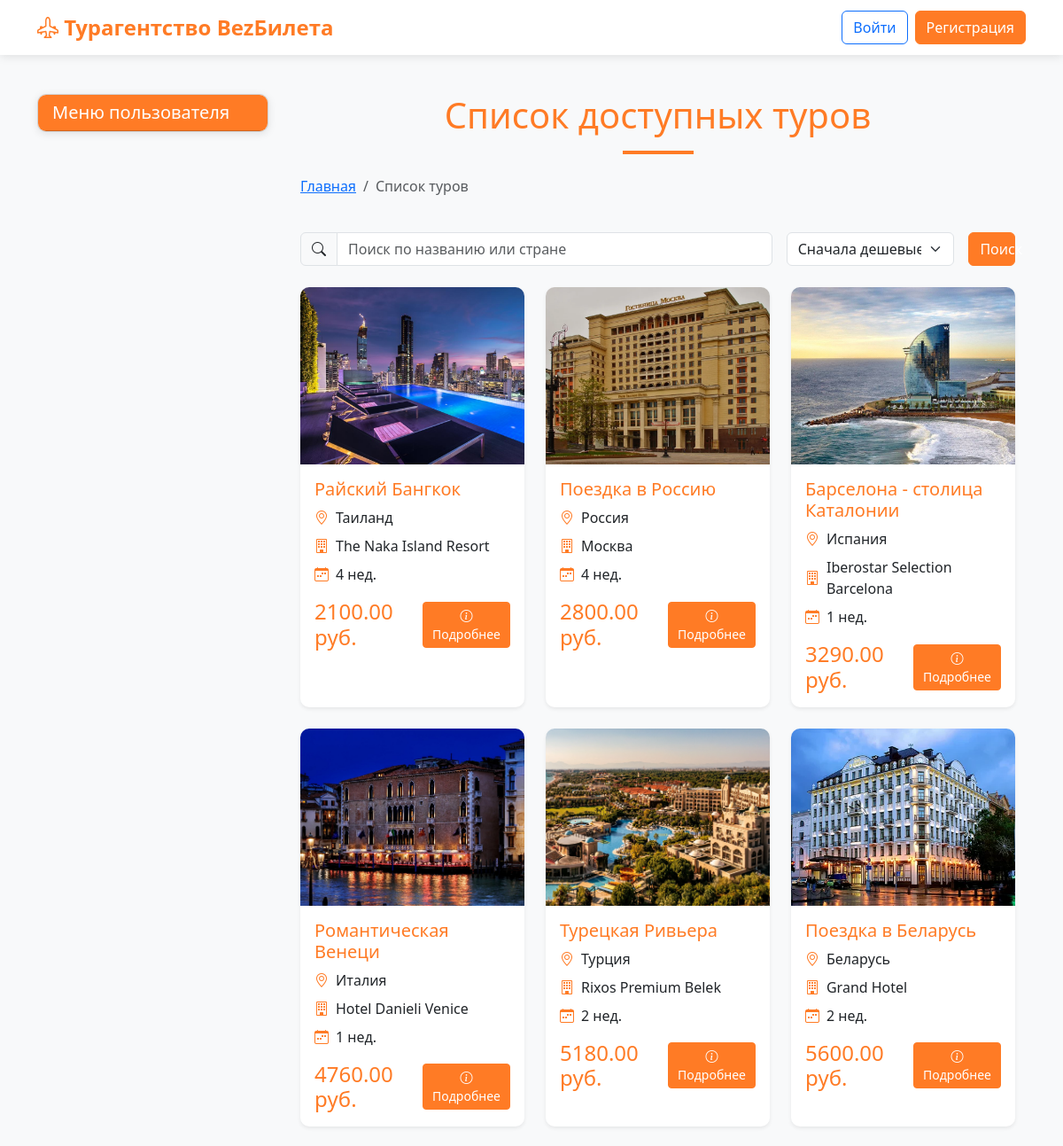
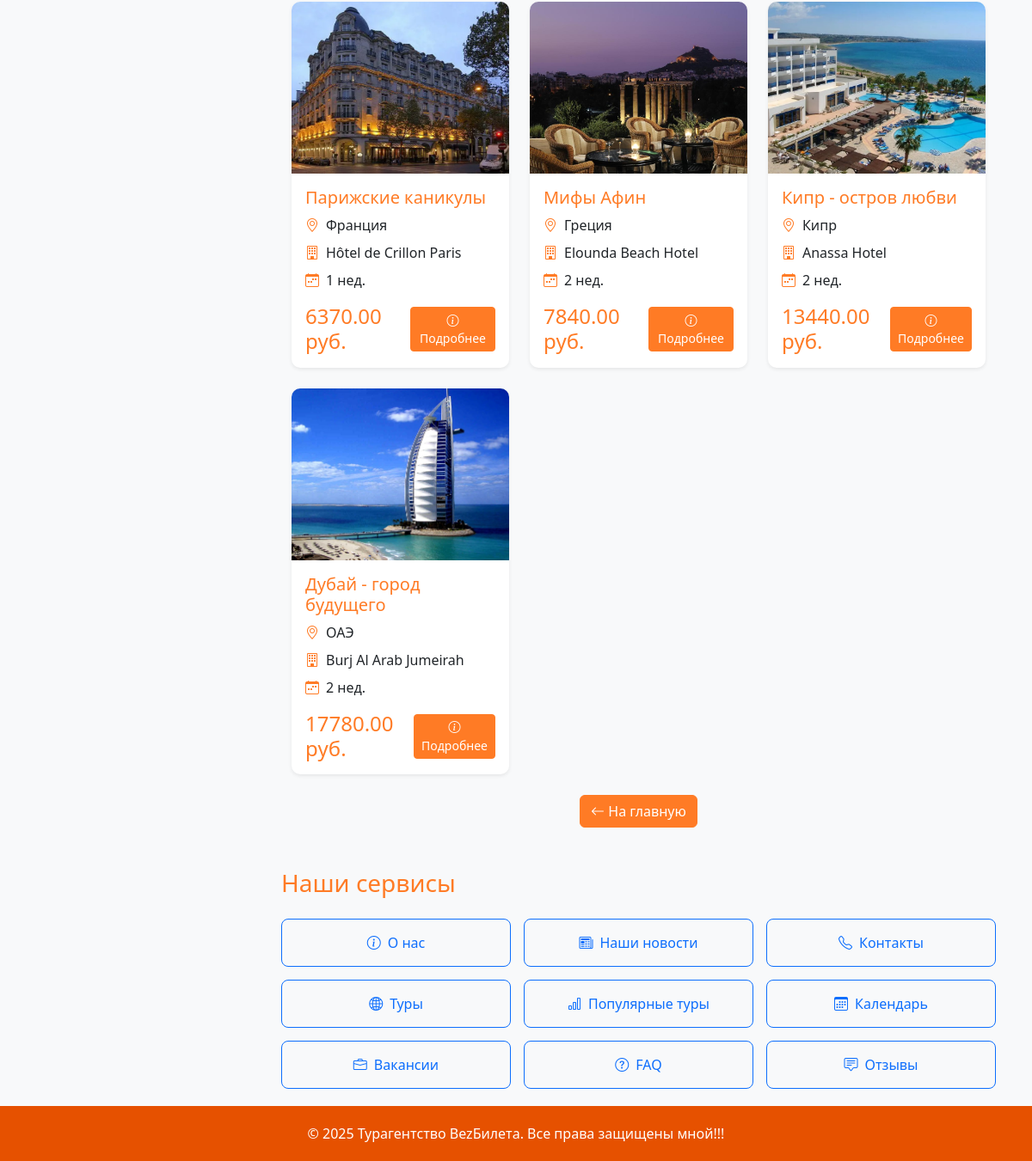
The page /tours/ on the database its author committed (2 pictures, top to bottom).
### app/models.py (models this page shows, shortened)
class Tour(models.Model):
    title = models.CharField(max_length=100)
    country = models.ForeignKey(Country, on_delete=models.CASCADE)
    hotel = models.ForeignKey(Hotel, on_delete=models.CASCADE)
    duration_weeks = models.PositiveSmallIntegerField(choices=[(1, "1 неделя"), (2, "2 недели"), (4, "4 недели")])
    base_price = models.DecimalField(max_digits=10, decimal_places=2)
    description = models.TextField()
    image = models.ImageField(upload_to='tour_images/', blank=True, null=True)
    created_at = models.DateTimeField(auto_now_add=True)
    updated_at = models.DateTimeField(auto_now=True)

class Country(models.Model):
    name = models.CharField(max_length=100)
    climate_summer = models.CharField(max_length=100)
    climate_winter = models.CharField(max_length=100)
    climate_spring = models.CharField(max_length=100)
    climate_autumn = models.CharField(max_length=100)

class Hotel(models.Model):
    name = models.CharField(max_length=100)
    country = models.ForeignKey(Country, on_delete=models.CASCADE)
    city = models.CharField(max_length=100, default='')
    stars = models.PositiveSmallIntegerField()
    price_per_day = models.DecimalField(max_digits=10, decimal_places=2)

### app/views.py (the view)
# urls.py: path('tours/', views.tours_view, name='tours'),
def tours_view(request):
    query = request.GET.get('q', '')
    sort_by = request.GET.get('sort', 'base_price')
    tours = Tour.objects.all()
    if query:
        tours = tours.filter(
            Q(title__icontains=query) |
            Q(country__name__icontains=query)
        )
    if sort_by in ['base_price', '-base_price']:
        tours = tours.order_by(sort_by)
    return render(request, 'app/tours.html', {
        'tours': tours,
        'query': query,
        'sort_by': sort_by
    })

### app/templates/app/tours.html (shortened to what this page needs)
{% extends "base.html" %}
{% block content %}
<div class="container">
    <div class="row mb-4">
        <div class="col-12">
            <h1 class="text-center text-orange mb-3">Список доступных туров</h1>
            <div class="orange-divider mb-4"></div>
            <nav aria-label="breadcrumb">
                <ol class="breadcrumb">
                    <li class="breadcrumb-item"><a href="{% url 'main' %}">Главная</a></li>
                    <li class="breadcrumb-item active" aria-current="page">Список туров</li>
                </ol>
            </nav>
        </div>
    </div>
    <div class="row mb-4">
        <div class="col-12">
            <form method="get" class="row g-3">
                <div class="col-md-8">
                    <div class="input-group">
                        <span class="input-group-text"><i class="bi bi-search"></i></span>
                        <input type="text" class="form-control" name="q" placeholder="Поиск по названию или стране" value="{{ query }}">
                    </div>
                </div>
                <div class="col-md-3">
                    <select name="sort" class="form-select">
                        <option value="base_price" {% if sort_by == "base_price" %}selected{% endif %}>Сначала дешевые</option>
                    </select>
                </div>
                <div class="col-md-1">
                    <button type="submit" class="btn btn-primary w-100">Поиск</button>
                </div>
            </form>
        </div>
    </div>
    <div class="row row-cols-1 row-cols-md-2 row-cols-lg-3 g-4">
        {% for tour in tours %}
        <div class="col">
            <div class="card h-100 shadow-sm tour-card">
                {% if tour.image %}
                <img src="{{ tour.image.url }}" class="card-img-top tour-image" alt="{{ tour.title }}">
                {% else %}
                <div class="card-img-top no-image d-flex align-items-center justify-content-center">
                    <i class="bi bi-image text-muted" style="font-size: 3rem;"></i>
                </div>
                {% endif %}
                <div class="card-body">
                    <h3 class="h5 card-title text-orange">{{ tour.title }}</h3>
                    <div class="d-flex align-items-center mb-2">
                        <i class="bi bi-geo-alt text-orange me-2"></i>
                        <span>{{ tour.country.name }}</span>
                    </div>
                    <div class="d-flex align-items-center mb-2">
                        <i class="bi bi-building text-orange me-2"></i>
                        <span>{{ tour.hotel.name }}</span>
                    </div>
                    <div class="d-flex align-items-center mb-2">
                        <i class="bi bi-calendar-week text-orange me-2"></i>
                        <span>{{ tour.duration_weeks }} нед.</span>
                    </div>
                    <div class="d-flex justify-content-between align-items-center mt-3">
                        <h4 class="mb-0 text-orange">{{ tour.base_price }} руб.</h4>
                        <a href="{% url 'tour_detail' tour.id %}" class="btn btn-sm btn-primary">
                            <i class="bi bi-info-circle"></i> Подробнее
                        </a>
                    </div>
                </div>
            </div>
        </div>
        {% empty %}
        <div class="col-12">
            <div class="alert alert-info text-center">
                <i class="bi bi-exclamation-circle me-2"></i> Нет доступных туров по вашему запросу
            </div>
        </div>
        {% endfor %}
    </div>
    <div class="row mt-4">
        <div class="col-12 text-center">
            <a href="{% url 'main' %}" class="btn btn-primary">
                <i class="bi bi-arrow-left"></i> На главную
            </a>
        </div>
    </div>
</div>
{% endblock %}

### app/templates/base.html (shortened to what this page needs)
<!DOCTYPE html>
<html lang="ru">
<head>
    <link href="https://cdn.jsdelivr.net/npm/bootstrap@5.3.0/dist/css/bootstrap.min.css" rel="stylesheet">
    <link rel="stylesheet" href="https://cdn.jsdelivr.net/npm/bootstrap-icons@1.10.0/font/bootstrap-icons.css">
</head>
<body>
    <nav class="navbar navbar-expand-lg navbar-light sticky-top">
        <div class="container">
            <a class="navbar-brand" href="{% url 'main' %}">
                <i class="bi bi-airplane-engines"></i> Турагентство BezБилета
            </a>
            <div class="d-flex align-items-center">
                {% if user.is_authenticated %}
                    <span class="text-orange me-3 fw-bold">
                        {% if user.client %}
                            {{ user.client.last_name }} {{ user.client.first_name }}
                        {% else %}
                            {{ user.username }}
                        {% endif %}
                    </span>
                    <a href="{% url 'logout' %}" class="btn btn-outline-primary">Выйти</a>
                {% else %}
                    <a href="{% url 'login' %}" class="btn btn-outline-primary me-2">Войти</a>
                    <a href="{% url 'register' %}" class="btn btn-primary">Регистрация</a>
                {% endif %}
            </div>
        </div>
    </nav>
    <main class="container">
        <div class="row mt-4">
            <div class="col-lg-3 mb-4">
                <div class="card user-menu">
                    <div class="card-header">
                        <h5 class="mb-0">Меню пользователя</h5>
                    </div>
                </div>
            </div>
            <div class="col-lg-9">
                {% block content %}{% endblock %}
                <div class="mt-5">
                    <h3 class="mb-4 text-orange">Наши сервисы</h3>
                    <div class="nav-links">
                        <a href="{% url 'about_company' %}" class="btn btn-outline-primary d-flex align-items-center justify-content-center">
                            <i class="bi bi-info-circle me-2"></i> О нас
                        </a>
                        <a href="{% url 'news' %}" class="btn btn-outline-primary d-flex align-items-center justify-content-center">
                            <i class="bi bi-newspaper me-2"></i> Наши новости
                        </a>
                        <a href="{% url 'contacts' %}" class="btn btn-outline-primary d-flex align-items-center justify-content-center">
                            <i class="bi bi-telephone me-2"></i> Контакты
                        </a>
                        <a href="{% url 'tours' %}" class="btn btn-outline-primary d-flex align-items-center justify-content-center">
                            <i class="bi bi-globe2 me-2"></i> Туры
                        </a>
                        <a href="{% url 'tour_chart' %}" class="btn btn-outline-primary d-flex align-items-center justify-content-center">
                            <i class="bi bi-bar-chart me-2"></i> Популярные туры
                        </a>
                        <a href="{% url 'time_info' %}" class="btn btn-outline-primary d-flex align-items-center justify-content-center">
                            <i class="bi bi-calendar3 me-2"></i> Календарь
                        </a>
                        <a href="{% url 'vacancies' %}" class="btn btn-outline-primary d-flex align-items-center justify-content-center">
                            <i class="bi bi-briefcase me-2"></i> Вакансии
                        </a>
                        <a href="{% url 'faq' %}" class="btn btn-outline-primary d-flex align-items-center justify-content-center">
                            <i class="bi bi-question-circle me-2"></i> FAQ
                        </a>
                        <a href="{% url 'reviews' %}" class="btn btn-outline-primary d-flex align-items-center justify-content-center">
                            <i class="bi bi-chat-square-text me-2"></i> Отзывы
                        </a>
                    </div>
                </div>
            </div>
        </div>
    </main>
    <footer>
        <div class="container text-center">
            <p class="mb-0">&copy; {% now "Y" %} Турагентство BezБилета. Все права защищены мной!!!</p>
        </div>
    </footer>
</body>
</html>

### app/templates/base.html (style rules this page uses)
:root { --orange-primary: #FF7B25; --orange-light: #FFA726; --orange-dark: #E65100; }
body { background-color: #f8f9fa; color: #333; font-family: 'Segoe UI', Tahoma, Geneva, Verdana, sans-serif; display: flex; flex-direction: column; min-height: 100vh; }
.navbar { background-color: white !important; box-shadow: 0 2px 10px rgba(0, 0, 0, 0.1); }
.navbar-brand { color: var(--orange-primary) !important; font-weight: bold; font-size: 1.5rem; }
.btn-primary { background-color: var(--orange-primary); border-color: var(--orange-primary); }
.text-orange { color: var(--orange-primary); }
.orange-divider { width: 80px; height: 4px; background-color: var(--orange-primary); margin: 15px auto; }
footer { background-color: var(--orange-dark); color: white; margin-top: auto; padding: 20px 0; }
main { flex: 1; padding: 20px 0; }
.user-menu { border-radius: 10px; overflow: hidden; box-shadow: 0 2px 10px rgba(0, 0, 0, 0.1); }
.user-menu .card-header { background-color: var(--orange-primary); color: white; font-weight: bold; }
.nav-links { display: grid; grid-template-columns: repeat(auto-fill, minmax(200px, 1fr)); gap: 15px; }
.nav-links .btn { height: 100%; padding: 15px; border-radius: 8px; transition: all 0.3s; }

### app/templates/app/tours.html (style rules this page uses)
.tour-image { height: 200px; object-fit: cover; }
.tour-card { transition: transform 0.3s ease, box-shadow 0.3s ease; border-radius: 10px; overflow: hidden; border: none; }

### rows shown on the page
Tour: image (picture), title "Райский Бангкок", country.name "Таиланд", hotel.name "The Naka Island Resort", duration_weeks "4", base_price "2100.00"
Tour: image (picture), title "Поездка в Россию", country.name "Россия", hotel.name "Москва", duration_weeks "4", base_price "2800.00"
Tour: image (picture), title "Барселона - столица Каталонии", country.name "Испания", hotel.name "Iberostar Selection Barcelona", duration_weeks "1", base_price "3290.00"
Tour: image (picture), title "Романтическая Венеци", country.name "Италия", hotel.name "Hotel Danieli Venice", duration_weeks "1", base_price "4760.00"
Tour: image (picture), title "Турецкая Ривьера", country.name "Турция", hotel.name "Rixos Premium Belek", duration_weeks "2", base_price "5180.00"
Tour: image (picture), title "Поездка в Беларусь", country.name "Беларусь", hotel.name "Grand Hotel", duration_weeks "2", base_price "5600.00"
Tour: image (picture), title "Парижские каникулы", country.name "Франция", hotel.name "Hôtel de Crillon Paris", duration_weeks "1", base_price "6370.00"
Tour: image (picture), title "Мифы Афин", country.name "Греция", hotel.name "Elounda Beach Hotel", duration_weeks "2", base_price "7840.00"
Tour: image (picture), title "Кипр - остров любви", country.name "Кипр", hotel.name "Anassa Hotel", duration_weeks "2", base_price "13440.00"
Tour: image (picture), title "Дубай - город будущего", country.name "ОАЭ", hotel.name "Burj Al Arab Jumeirah", duration_weeks "2", base_price "17780.00"
